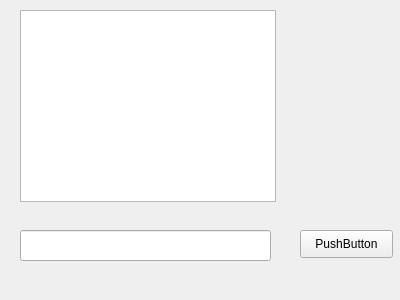
<?xml version="1.0" encoding="UTF-8"?>
<ui version="4.0">
 <class>TCP_host</class>
 <widget class="QWidget" name="TCP_host">
  <property name="geometry">
   <rect>
    <x>0</x>
    <y>0</y>
    <width>400</width>
    <height>300</height>
   </rect>
  </property>
  <property name="windowTitle">
   <string>Form</string>
  </property>
  <widget class="QPushButton" name="pushButton_send">
   <property name="geometry">
    <rect>
     <x>300</x>
     <y>230</y>
     <width>93</width>
     <height>28</height>
    </rect>
   </property>
   <property name="text">
    <string>PushButton</string>
   </property>
  </widget>
  <widget class="QTextBrowser" name="textBrowser">
   <property name="geometry">
    <rect>
     <x>20</x>
     <y>10</y>
     <width>256</width>
     <height>192</height>
    </rect>
   </property>
  </widget>
  <widget class="QLineEdit" name="lineEdit">
   <property name="geometry">
    <rect>
     <x>20</x>
     <y>230</y>
     <width>251</width>
     <height>31</height>
    </rect>
   </property>
  </widget>
 </widget>
 <resources/>
 <connections/>
</ui>
